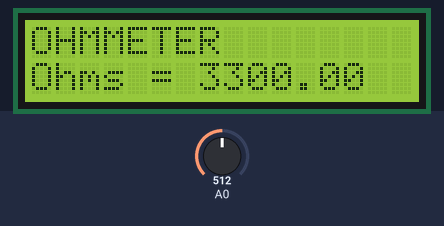
Recording of a sketch running on a simulated Arduino Uno, built with avr-gcc and run on an emulated ATmega328P. Shown: 16×2 character LCD. The inputs (shaded band) are chosen by the test bench; at power-on: A0 = 512. What the sketch prints to the serial monitor is not drawn.

Above: at 1.2 s.
1.3 s: A0 set to 716
At 1.9 s:
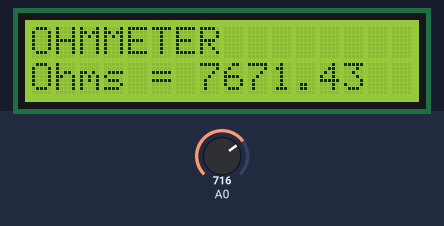
3.0 s: A0 set to 900
At 3.6 s:
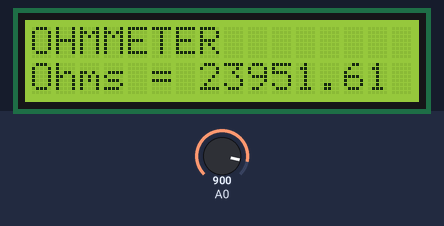
4.5 s: A0 set to 1023
At 5.4 s:
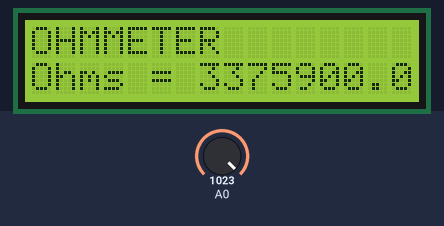
Timing chart, 0 to 7.5 s (numbered marks = the images above; inputs shaded):
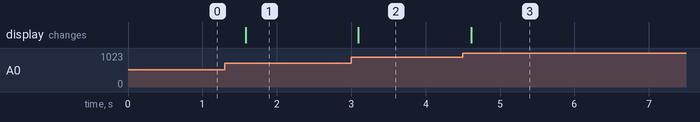

The sketch:

2_Ohmmeter_with_LCD.ino
```cpp
/*
  The purpose of this program  is to further understand how an lcd works, and use it to display resistance such as a ohmmeter.
  Using a seperate resistance than the known resistor (3.3k),
  this program provides the ability to read the resitance value of the unknown resistor using the anolog input pin (A0).
  Thus, it uses the coversion formula for resistance, converting the analog value (analogread (A0)) into a resistance value,
  which is then displayed on the lcd determining the resistance value of the unknown resistor (R2).
*/

#include <LiquidCrystal.h>

LiquidCrystal lcd(2, 3, 4, 5, 6, 7); // rs, e, d4, d5, d6, d7

// resistance setup
int Vin = 5; // voltage at 5V pin of arduino uno
float Vout = 0; // voltage at A0 pin of arduino uno
float R1 = 3300; // resistance value of known resistor (3.3k)
float R2 = 0; // resistance value of unknown resistor
int analogvalue = 0;
float buffer = 0;

// the setup function runs once when you press reset or power the board
void setup()
{

  Serial.begin(9600); // opens serial port, sets data rate to 9600 bps
  lcd.begin(16, 2); // set up the LCD's number of columns and rows
  lcd.print("OHMMETER"); // print text on lcd

}

// the loop function runs over and over again forever
void loop()
{

  analogvalue = analogRead(A0); // read value on analog pin A0

  if (analogvalue)

  {

    buffer = analogvalue * Vin;
    Vout = (buffer) / 1024.0; //Conversion formula for resistance
    buffer = Vout / (Vin - Vout);
    R2 = R1 * buffer;

    Serial.print("R = "); // print text in serial monitor
    Serial.println(R2); // print value of resistance of unknown resistor (R2) in serial monitor

    lcd.setCursor(0, 1); // position of text on lcd (will show on 2nd colomn)
    lcd.print("Ohms = "); // print text on lcd
    lcd.print(R2); // print value of resistance of unknown resistor (R2) on lcd
    delay(300); // wait time

  }

}
```

Measured:
- after the input at 1.3 s, the display: changes after 0.28 s (image 1)
- after the input at 3.0 s, the display: changes after 0.10 s (image 2)
- after the input at 4.5 s, the display: changes after 0.12 s (image 3)
